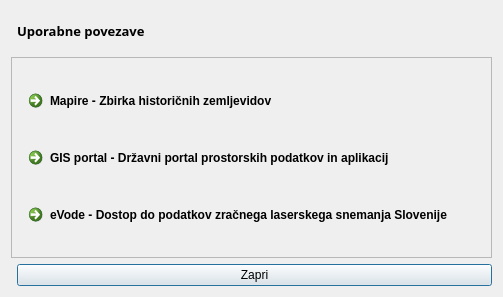
<?xml version="1.0" encoding="UTF-8"?>
<ui version="4.0">
 <class>DlgAbout</class>
 <widget class="QDialog" name="DlgAbout">
  <property name="geometry">
   <rect>
    <x>0</x>
    <y>0</y>
    <width>503</width>
    <height>297</height>
   </rect>
  </property>
  <property name="windowTitle">
   <string>Uporabne povezave</string>
  </property>
  <layout class="QGridLayout" name="gridLayout">
   <item row="0" column="1">
    <widget class="QLabel" name="title">
     <property name="sizePolicy">
      <sizepolicy hsizetype="Expanding" vsizetype="Expanding">
       <horstretch>0</horstretch>
       <verstretch>0</verstretch>
      </sizepolicy>
     </property>
     <property name="maximumSize">
      <size>
       <width>16777215</width>
       <height>40</height>
      </size>
     </property>
     <property name="font">
      <font>
       <family>Sans Serif</family>
       <pointsize>16</pointsize>
       <weight>75</weight>
       <bold>true</bold>
      </font>
     </property>
     <property name="text">
      <string>&lt;html&gt;&lt;head/&gt;&lt;body&gt;&lt;p&gt;&lt;span style=&quot; font-size:10pt;&quot;&gt;Uporabne povezave&lt;/span&gt;&lt;/p&gt;&lt;/body&gt;&lt;/html&gt;</string>
     </property>
    </widget>
   </item>
   <item row="3" column="1" colspan="2">
    <widget class="QPushButton" name="pushButton">
     <property name="text">
      <string>Zapri</string>
     </property>
    </widget>
   </item>
   <item row="2" column="0" colspan="3">
    <widget class="QScrollArea" name="scrollArea_2">
     <property name="minimumSize">
      <size>
       <width>0</width>
       <height>0</height>
      </size>
     </property>
     <property name="baseSize">
      <size>
       <width>200</width>
       <height>0</height>
      </size>
     </property>
     <property name="widgetResizable">
      <bool>true</bool>
     </property>
     <widget class="QWidget" name="scrollAreaWidgetContents_2">
      <property name="geometry">
       <rect>
        <x>0</x>
        <y>0</y>
        <width>481</width>
        <height>222</height>
       </rect>
      </property>
      <layout class="QVBoxLayout" name="verticalLayout_3">
       <item>
        <widget class="QCommandLinkButton" name="mapire">
         <property name="maximumSize">
          <size>
           <width>16777215</width>
           <height>35</height>
          </size>
         </property>
         <property name="text">
          <string>Mapire - Zbirka historičnih zemljevidov</string>
         </property>
        </widget>
       </item>
       <item>
        <widget class="QCommandLinkButton" name="gis_portal">
         <property name="enabled">
          <bool>true</bool>
         </property>
         <property name="maximumSize">
          <size>
           <width>10000</width>
           <height>35</height>
          </size>
         </property>
         <property name="text">
          <string>GIS portal - Državni portal prostorskih podatkov in aplikacij</string>
         </property>
        </widget>
       </item>
       <item>
        <widget class="QCommandLinkButton" name="e_vode">
         <property name="maximumSize">
          <size>
           <width>16777215</width>
           <height>35</height>
          </size>
         </property>
         <property name="text">
          <string>eVode - Dostop do podatkov zračnega laserskega snemanja Slovenije</string>
         </property>
        </widget>
       </item>
      </layout>
     </widget>
    </widget>
   </item>
   <item row="0" column="2">
    <widget class="QLabel" name="label_1">
     <property name="text">
      <string/>
     </property>
     <property name="pixmap">
      <pixmap>../icons/loader_logo.png</pixmap>
     </property>
     <property name="alignment">
      <set>Qt::AlignCenter</set>
     </property>
    </widget>
   </item>
  </layout>
 </widget>
 <resources/>
 <connections/>
</ui>
